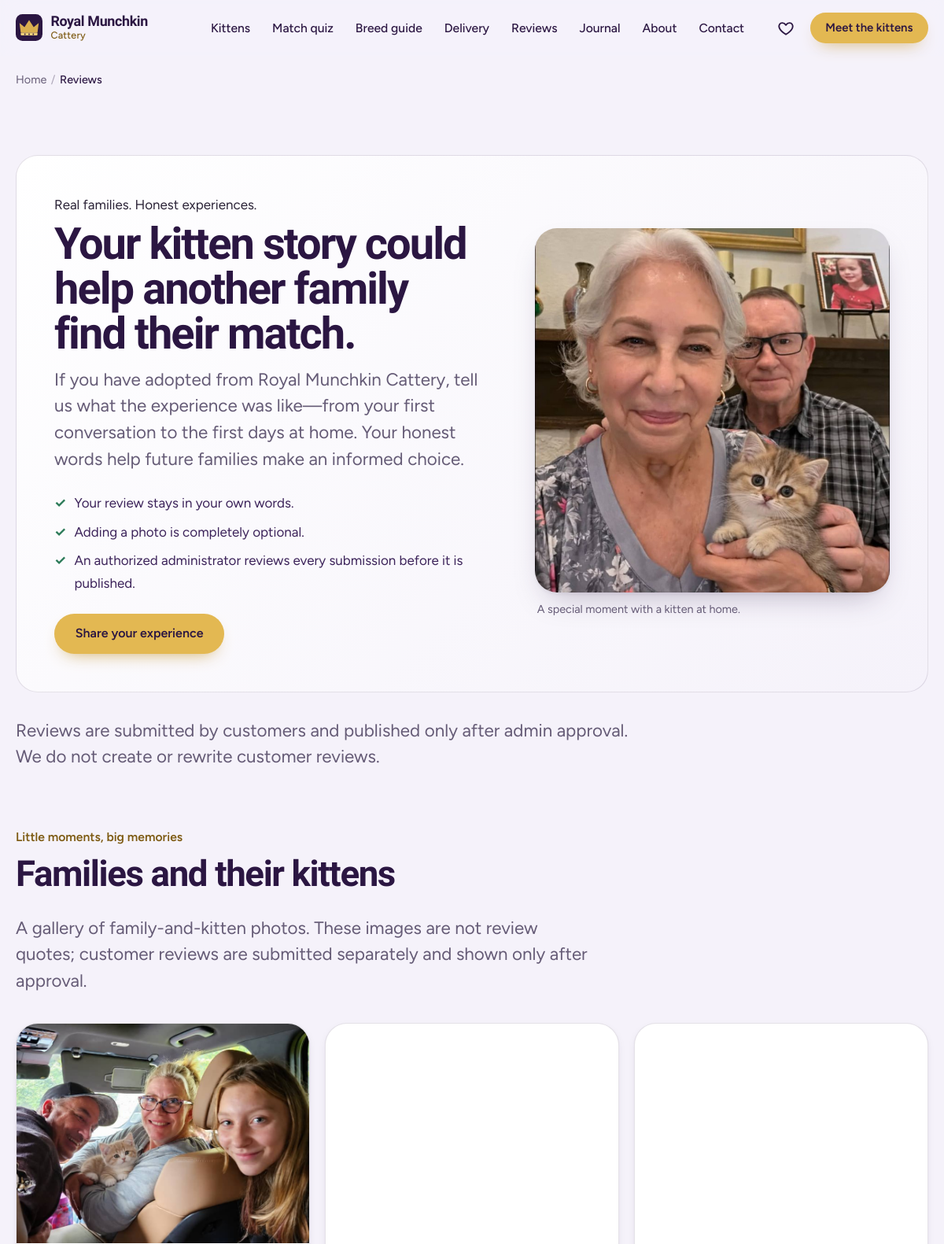
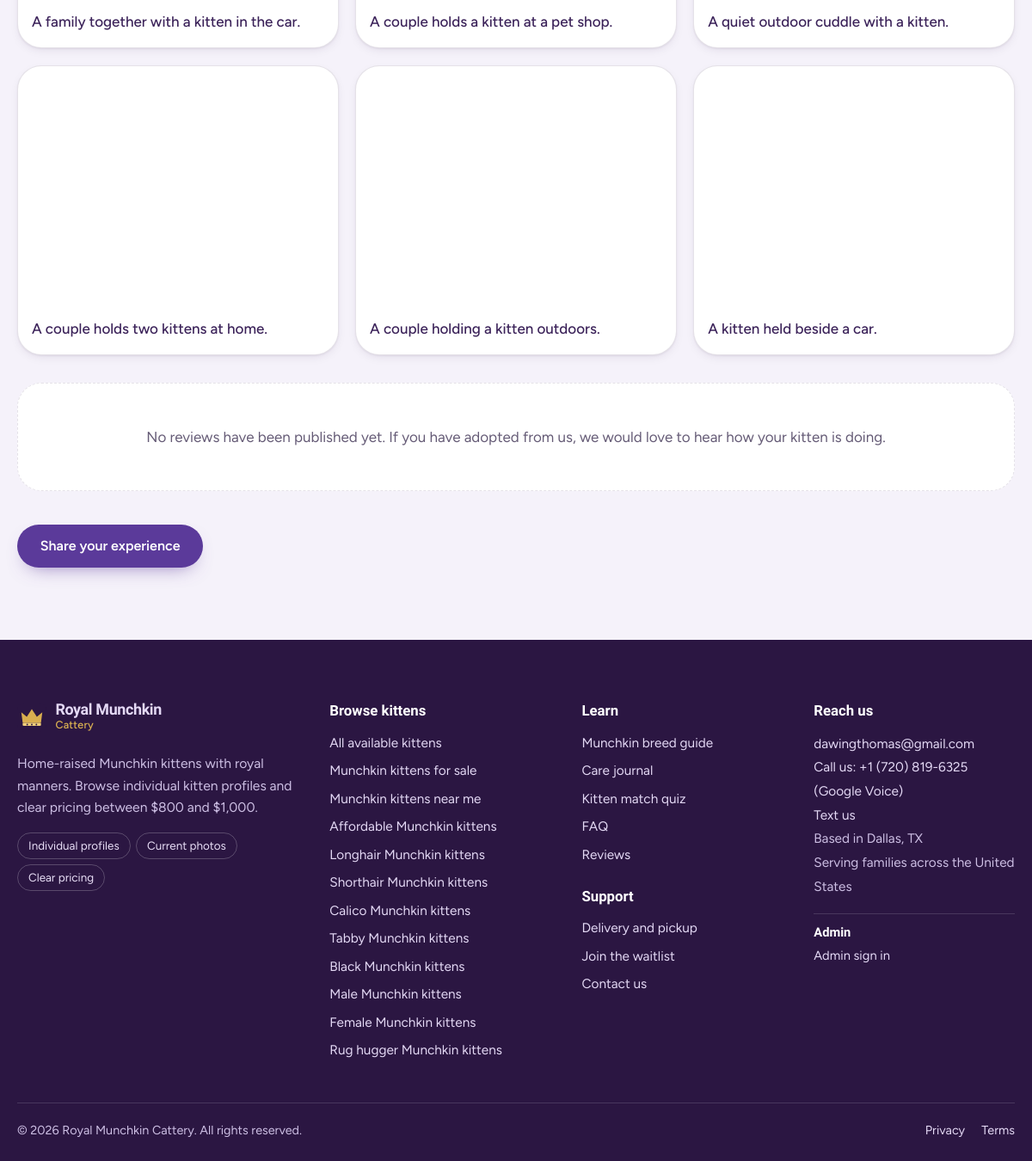
The app's page /reviews/ with its own data (2 pictures, top to bottom).
### core/models.py (models this page shows, shortened)
class SiteSettings(models.Model):
    business_name = models.CharField(max_length=120, default="Royal Munchkin Cattery")
    tagline = models.CharField(max_length=200, default="Home-raised Munchkin kittens with royal manners")
    city = models.CharField(max_length=100, default="Dallas", help_text="Used in schema.org markup. Clear it to hide the address.")
    state = models.CharField(max_length=2, default="TX", blank=True)
    contact_phone = models.CharField(max_length=24, blank=True, help_text="Digits with country code, e.g. +15551234567")
    whatsapp_number = models.CharField(max_length=20, blank=True, help_text="Digits only, e.g. 15551234567")
    contact_email = models.EmailField(default="dawingthomas@gmail.com")
    instagram_url = models.URLField(blank=True)
    facebook_url = models.URLField(blank=True)
    tiktok_url = models.URLField(blank=True)
    youtube_url = models.URLField(blank=True)
    kittens_placed_count = models.PositiveIntegerField(
        default=0, help_text="Shown on the homepage only when above zero. Use a real number."
    )
    announcement = models.CharField(max_length=160, blank=True, help_text="Optional banner above the header (e.g. 'New litter due in March').")
    class Meta:
        verbose_name = "Site Settings"
        verbose_name_plural = "Site Settings"
    @classmethod
    def load(cls):
        obj = cache.get(SETTINGS_CACHE_KEY)
        if obj is None:
            obj, _ = cls.objects.get_or_create(pk=1)
            cache.set(SETTINGS_CACHE_KEY, obj, 300)
        return obj

### reviews/views.py (the view)
# urls.py: path("reviews/", views.TestimonialListView.as_view(), name="list"),
class TestimonialListView(ListView):
    template_name = "reviews/list.html"
    context_object_name = "testimonials"
    paginate_by = 12
    def get_queryset(self):
        return Testimonial.objects.filter(is_approved=True).select_related("kitten")
    def get_context_data(self, **kwargs):
        ctx = super().get_context_data(**kwargs)
        approved = Testimonial.objects.filter(is_approved=True)
        count = approved.count()
        ctx["review_count"] = count
        ctx["average_rating"] = (sum(t.rating for t in approved) / count) if count else 0
        ctx["meta_title"] = "Munchkin Kitten Reviews | Royal Munchkin Cattery"
        ctx["meta_description"] = "Read verified reviews from families who adopted a Munchkin kitten from Royal Munchkin Cattery."
        ctx["breadcrumbs"] = [("Home", "/"), ("Reviews", "/reviews/")]
        return ctx

### templates/reviews/list.html (shortened to what this page needs)
{% extends "base.html" %}
{% load static %}
{% block content %}
<section class="section"><div class="container">
  <div class="review-hero">
    <div class="review-hero-copy">
      <span class="kicker">Real families. Honest experiences.</span>
      <h1>Your kitten story could help another family find their match.</h1>
      <p class="lede">If you have adopted from Royal Munchkin Cattery, tell us what the experience was like—from your first conversation to the first days at home. Your honest words help future families make an informed choice.</p>
      <ul class="review-promises">
        <li>Your review stays in your own words.</li>
        <li>Adding a photo is completely optional.</li>
        <li>An authorized administrator reviews every submission before it is published.</li>
      </ul>
      <a class="btn btn-gold" href="{% url 'reviews:submit' %}">Share your experience</a>
    </div>
    <figure class="review-hero-photo">
      <img src="{% static 'img/review-family.jpg' %}" alt="A couple holding a kitten at home" width="768" height="851" fetchpriority="high">
      <figcaption>A special moment with a kitten at home.</figcaption>
    </figure>
  </div>
  <p class="lede review-transparency">Reviews are submitted by customers and published only after admin approval. We do not create or rewrite customer reviews.</p>
  <section class="family-gallery" aria-labelledby="family-gallery-heading">
    <div class="section-head">
      <span class="kicker">Little moments, big memories</span>
      <h2 id="family-gallery-heading">Families and their kittens</h2>
      <p class="lede">A gallery of family-and-kitten photos. These images are not review quotes; customer reviews are submitted separately and shown only after approval.</p>
    </div>
    <div class="family-gallery-grid">
      <figure class="family-gallery-card">
        <img src="{% static 'img/reviews/family-01.jpg' %}" alt="A family sitting together in a car with a kitten" width="1080" height="607" loading="lazy" decoding="async">
        <figcaption>A family together with a kitten in the car.</figcaption>
      </figure>
      <figure class="family-gallery-card">
        <img src="{% static 'img/reviews/family-02.jpg' %}" alt="A couple holding a kitten at a pet shop" width="768" height="1025" loading="lazy" decoding="async">
        <figcaption>A couple holds a kitten at a pet shop.</figcaption>
      </figure>
      <figure class="family-gallery-card">
        <img src="{% static 'img/reviews/family-03.jpg' %}" alt="A woman holding her kitten outdoors" width="768" height="1025" loading="lazy" decoding="async">
        <figcaption>A quiet outdoor cuddle with a kitten.</figcaption>
      </figure>
      <figure class="family-gallery-card">
        <img src="{% static 'img/reviews/family-04.jpg' %}" alt="A couple each holding a kitten at home" width="768" height="1025" loading="lazy" decoding="async">
        <figcaption>A couple holds two kittens at home.</figcaption>
      </figure>
      <figure class="family-gallery-card">
        <img src="{% static 'img/reviews/family-05.jpg' %}" alt="A couple holding a kitten together outdoors" width="768" height="1025" loading="lazy" decoding="async">
        <figcaption>A couple holding a kitten outdoors.</figcaption>
      </figure>
      <figure class="family-gallery-card">
        <img src="{% static 'img/reviews/family-06.jpg' %}" alt="A woman holding a kitten beside a car" width="768" height="768" loading="lazy" decoding="async">
        <figcaption>A kitten held beside a car.</figcaption>
      </figure>
    </div>
  </section>
  <div class="review-grid" style="margin-top:2rem">
    {% for t in testimonials %}
    <figure class="review-card reveal" style="margin:0">
      {% include "partials/stars.html" with rating=t.rating %}
      <blockquote>&ldquo;{{ t.body }}&rdquo;</blockquote>
      <figcaption><footer>{% if t.photo %}<img class="avatar" src="{{ t.photo.url }}" alt="" width="44" height="44" loading="lazy">{% else %}<span class="avatar" aria-hidden="true">{{ t.author_name|slice:":1" }}</span>{% endif %}<div><cite>{{ t.author_name }}</cite><small>{{ t.author_city_state }}{% if t.kitten %} &middot; adopted {{ t.kitten.name }}{% endif %}</small></div></footer></figcaption>
    </figure>
    {% empty %}
    <p class="empty-state">No reviews have been published yet. If you have adopted from us, we would love to hear how your kitten is doing.</p>
    {% endfor %}
  </div>
  <div class="btn-row" style="margin-top:2.4rem"><a class="btn btn-primary" href="{% url 'reviews:submit' %}">Share your experience</a></div>
</div></section>
{% endblock %}

### templates/partials/footer.html (shortened to what this page needs)
{% load humanize %}<footer class="site-footer">
  <div class="container footer-grid">
    <div class="footer-brand">
      <a class="brand brand-light" href="{% url 'core:home' %}">{% include "partials/logo.html" %}<span class="brand-text"><b>Royal Munchkin</b><i>Cattery</i></span></a>
      <p>{{ site_settings.tagline }}. Browse individual kitten profiles and clear pricing between ${{ MIN_PRICE }} and ${{ MAX_PRICE|intcomma }}.</p>
      <ul class="footer-badges">
        <li>Individual profiles</li><li>Current photos</li><li>Clear pricing</li>
      </ul>
    </div>
    <div>
      <h2 class="footer-h">Browse kittens</h2>
      <ul>
        <li><a href="{% url 'kittens:list' %}">All available kittens</a></li>
        {% for slug, label in FOOTER_LANDING_LINKS %}<li><a href="{% url 'core:landing' slug=slug %}">{{ label }}</a></li>{% endfor %}
      </ul>
    </div>
    <div>
      <h2 class="footer-h">Learn</h2>
      <ul>
        <li><a href="{% url 'core:breed_guide' %}">Munchkin breed guide</a></li>
        <li><a href="{% url 'core:journal_list' %}">Care journal</a></li>
        <li><a href="{% url 'kittens:match' %}">Kitten match quiz</a></li>
        <li><a href="{% url 'core:faq' %}">FAQ</a></li>
        <li><a href="{% url 'reviews:list' %}">Reviews</a></li>
      </ul>
      <h2 class="footer-h footer-h-2">Support</h2>
      <ul>
        <li><a href="{% url 'core:delivery' %}">Delivery and pickup</a></li>
        <li><a href="{% url 'core:waitlist' %}">Join the waitlist</a></li>
        <li><a href="{% url 'core:contact' %}">Contact us</a></li>
      </ul>
    </div>
    <div>
      <h2 class="footer-h">Reach us</h2>
      <address>
        <a href="mailto:{{ site_settings.contact_email }}">{{ site_settings.contact_email }}</a>
        {% if CONTACT_PHONE %}<br><a href="tel:{{ CONTACT_PHONE_URI }}">Call us: {{ CONTACT_PHONE }} (Google Voice)</a><br><a href="sms:{{ CONTACT_PHONE_URI }}">Text us</a>{% endif %}
        {% if site_settings.city %}<br><span>Based in {{ site_settings.city }}{% if site_settings.state %}, {{ site_settings.state }}{% endif %}</span>{% endif %}
        <br><span>{{ SITE_LOCATION_SUMMARY }}</span>
      </address>
      <div class="footer-admin">
        <h2 class="footer-h footer-h-2">Admin</h2>
        <a href="{% url 'accounts:login' %}" rel="nofollow">Admin sign in</a>
      </div>
    </div>
  </div>
  <div class="container footer-bottom">
    <span>&copy; {% now "Y" %} {{ SITE_NAME }}. All rights reserved.</span>
    <span class="footer-legal"><a href="{% url 'core:privacy' %}">Privacy</a><a href="{% url 'core:terms' %}">Terms</a></span>
  </div>
</footer>

### records on screen
SiteSettings: tagline "Home-raised Munchkin kittens with royal manners", contact_email "dawingthomas@gmail.com", contact_phone "+1 (720) 819-6325", city "Dallas", state "TX", business_name "Royal Munchkin Cattery"

### other values on screen
{{ label }} "Home"
{{ label }} "Reviews"
{{ MIN_PRICE }} "800"
{{ MAX_PRICE|intcomma }} "1,000"
{{ label }} "Munchkin kittens for sale" "Munchkin kittens near me" "Affordable Munchkin kittens" "Longhair Munchkin kittens" "Shorthair Munchkin kittens" "Calico Munchkin kittens" "Tabby Munchkin kittens" "Black Munchkin kittens" "Male Munchkin kittens" "Female Munchkin kittens" "Rug hugger Munchkin kittens"
{{ SITE_LOCATION_SUMMARY }} "Serving families across the United States"
